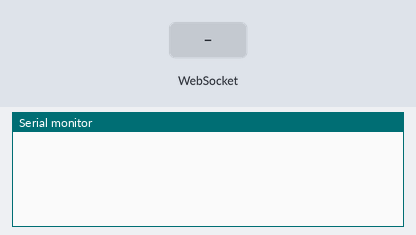
A sketch run on a simulated ESP32. On the bench: the last lines printed to the serial monitor. The inputs (shaded band) are chosen by the test bench.

Above: at 1.2 s.
1.3 s: WebSocket text "MODE:AUTO" received
At 2.2 s:
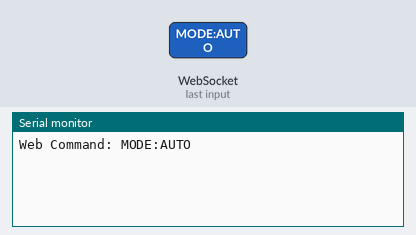
2.8 s: WebSocket text "MODE:MANUAL" received
At 3.3 s:
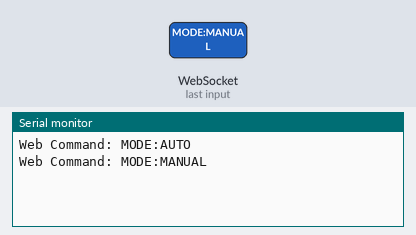
4.3 s: WebSocket text "SPEED:" received
At 5.5 s:
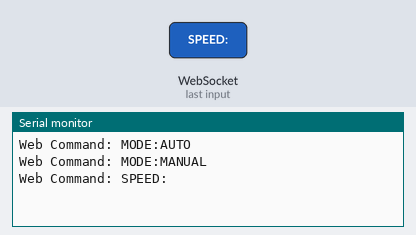
5.8 s: WebSocket text "5" received
At 6.8 s:
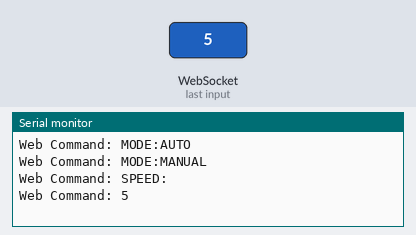

The sketch:

uart_esp32_go_stm32.ino
```cpp
#include <WiFi.h>
#include <WebServer.h>
#include <WebSocketsServer.h>

const char* ssid = "My_Robot";
const char* password = "password1234";

WebServer server(80);
WebSocketsServer webSocket = WebSocketsServer(81);

int robotSpeed = 150;
bool isAutoMode = false;

// HTML หน้าควบคุม
const char index_html[] PROGMEM = R"rawliteral(
<!DOCTYPE html>
<html>
<head>
    <meta charset="UTF-8">
    <meta name="viewport" content="width=device-width, initial-scale=1.0, maximum-scale=1.0, user-scalable=no">
    <style>
        * { box-sizing: border-box; -webkit-user-select: none; touch-action: manipulation; }
        body { font-family: sans-serif; text-align: center; background-color: #1a1a2e; color: white; margin: 0; padding: 20px; }
        .status-bar { background: #16213e; padding: 15px; border-radius: 15px; margin-bottom: 20px; border: 1px solid #0f3460; }
        #status-text { color: #e94560; font-weight: bold; }
        .grid { display: grid; grid-template-columns: repeat(3, 1fr); grid-gap: 15px; max-width: 300px; margin: 0 auto 30px auto; }
        .btn { width: 100%; aspect-ratio: 1/1; border-radius: 20px; font-size: 28px; color: white; border: none; cursor: pointer; background-color: #0f3460; }
        .btn:active { background-color: #2980b9; }
        .btn-toggle { background-color: #e94560; font-size: 16px; font-weight: bold; }
        .btn-toggle.auto-on { background-color: #0f9d58; }
        .empty { visibility: hidden; }
        .slider-container { background: #16213e; padding: 20px; border-radius: 15px; max-width: 300px; margin: 0 auto; }
        .slider { width: 100%; height: 10px; border-radius: 5px; background: #0f3460; outline: none; -webkit-appearance: none; }
        .slider::-webkit-slider-thumb { -webkit-appearance: none; width: 25px; height: 25px; border-radius: 50%; background: #e94560; border: 2px solid white; }
    </style>
</head>
<body>
    <h2>ROBOT CONTROL</h2>
    <div class="status-bar">
        MODE: <span id="status-text">MANUAL</span> | SPEED: <span id="speed-val">150</span>
    </div>
    <div class="grid">
        <div class="empty"></div>
        <button class="btn" onmousedown="sendCmd('forward')" onmouseup="sendCmd('stop')" ontouchstart="sendCmd('forward')" ontouchend="sendCmd('stop')">▲</button>
        <div class="empty"></div>
        <button class="btn" onmousedown="sendCmd('left')" onmouseup="sendCmd('stop')" ontouchstart="sendCmd('left')" ontouchend="sendCmd('stop')">◀</button>
        <button id="main-btn" class="btn btn-toggle" onclick="toggleMode()">STOP<br><small>MANUAL</small></button>
        <button class="btn" onmousedown="sendCmd('right')" onmouseup="sendCmd('stop')" ontouchstart="sendCmd('right')" ontouchend="sendCmd('stop')">▶</button>
        <div class="empty"></div>
        <button class="btn" onmousedown="sendCmd('backward')" onmouseup="sendCmd('stop')" ontouchstart="sendCmd('backward')" ontouchend="sendCmd('stop')">▼</button>
        <div class="empty"></div>
    </div>
    <div class="slider-container">
        <label>Speed: <span id="speed-val2">150</span></label><br><br>
        <input type="range" min="0" max="255" value="150" class="slider" oninput="updateSpeed(this.value)">
    </div>
    <script>
        var gateway = `ws://${window.location.hostname}:81/`;
        var websocket;
        var isAuto = false;
        function initWebSocket() {
            websocket = new WebSocket(gateway);
            websocket.onopen = function() { console.log('Connected'); };
        }
        function sendCmd(cmd) {
            if(!isAuto || cmd === 'stop') websocket.send(cmd);
        }
        function toggleMode() {
            isAuto = !isAuto;
            var btn = document.getElementById('main-btn');
            var status = document.getElementById('status-text');
            if(isAuto) {
                btn.classList.add('auto-on');
                btn.innerHTML = "AUTO<br><small>RUNNING</small>";
                status.innerText = "AUTO";
                status.style.color = "#0f9d58";
                websocket.send("MODE:AUTO");
            } else {
                btn.classList.remove('auto-on');
                btn.innerHTML = "STOP<br><small>MANUAL</small>";
                status.innerText = "MANUAL";
                status.style.color = "#e94560";
                websocket.send("MODE:MANUAL");
                websocket.send("stop");
            }
        }
        function updateSpeed(s) {
            document.getElementById('speed-val').innerText = s;
            document.getElementById('speed-val2').innerText = s;
            websocket.send("SPEED:" + s);
        }
        window.onload = initWebSocket;
    </script>
</body>
</html>
)rawliteral";

void onWebSocketEvent(uint8_t num, WStype_t type, uint8_t * payload, size_t length) {
    if (type == WStype_TEXT) {
        String msg = String((char*)payload);

        // ส่งต่อให้ STM32 ทันทีผ่าน Serial2
        Serial2.println(msg);

        // Debug ออกหน้าจอคอม
        Serial.print("Web Command: ");
        Serial.println(msg);

        if (msg == "MODE:AUTO") isAutoMode = true;
        else if (msg == "MODE:MANUAL") isAutoMode = false;
        else if (msg.startsWith("SPEED:")) robotSpeed = msg.substring(6).toInt();
    }
}

void setup() {
    Serial.begin(115200); // Debug
    Serial2.begin(115200, SERIAL_8N1, 16, 17); // UART2 (RX2=16, TX2=17) คุยกับ STM32

    WiFi.softAP(ssid, password);
    server.on("/", []() { server.send_P(200, "text/html", index_html); });
    server.begin();

    webSocket.begin();
    webSocket.onEvent(onWebSocketEvent);
}

void loop() {
    webSocket.loop();
    server.handleClient();
}
```

Measured:
- after the input at 1.3 s, the serial monitor: prints a new line at once (image 1)
- after the input at 2.8 s, the serial monitor: prints a new line at once (image 2)
- after the input at 4.3 s, the serial monitor: prints a new line at once (image 3)
- after the input at 5.8 s, the serial monitor: prints a new line at once (image 4)
